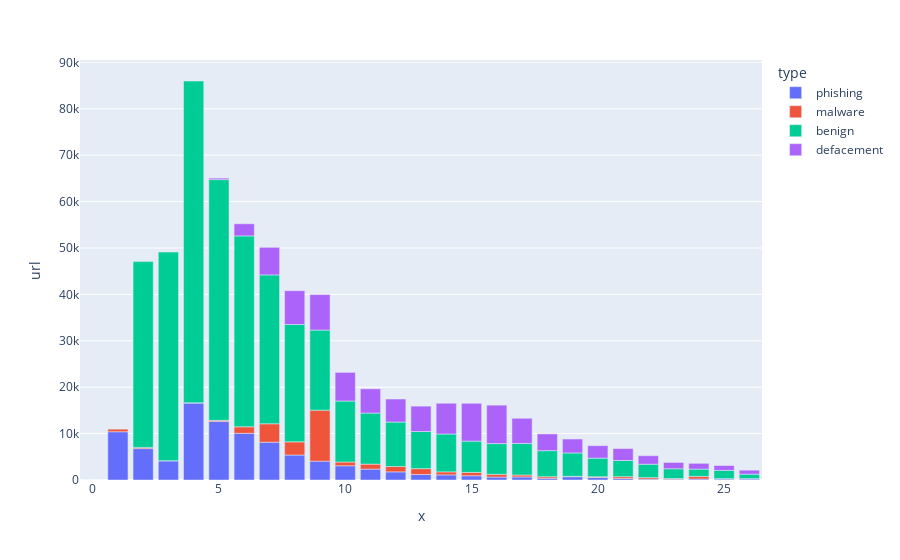

The notebook cell this image was saved under:
### Code cell
v_c = data.groupby(["n_special_char", "type"]).count()
v_c["type"] = [v_c.index.values[i][1] for i in range(len(v_c))]
temp = v_c.iloc[:100]
fig = px.bar(temp, x=[v_c.index.values[i][0] for i in range(len(temp))], y="url", color = "type")
fig.show()

### Figure 1 — Plotly figure (JSON) as saved in the notebook; plotly's stock layout.template omitted (floating-point values rounded to 4 significant figures)
{"data": [{"alignmentgroup": "True", "hovertemplate": "type=phishing<br>x=%{x}<br>url=%{y}<extra></extra>", "legendgroup": "phishing", "marker": {"color": "#636efa", "pattern": {"shape": ""}}, "name": "phishing", "offsetgroup": "phishing", "orientation": "v", "showlegend": true, "textposition": "auto", "type": "bar", "x": [0, 1, 2, 3, 4, 5, 6, 7, 8, 9, 10, 11, 12, 13, 14, 15, 16, 17, 18, 19, 20, 21, 22, 23, 24, 25, 26], "xaxis": "x", "y": [3, 10396, 6773, 4136, 16612, 12597, 10062, 8145, 5383, 4062, 3065, 2349, 1752, 1190, 1098, 919, 634, 657, 371, 712, 528, 310, 182, 166, 220, 217, 234], "yaxis": "y"}, {"alignmentgroup": "True", "hovertemplate": "type=malware<br>x=%{x}<br>url=%{y}<extra></extra>", "legendgroup": "malware", "marker": {"color": "#EF553B", "pattern": {"shape": ""}}, "name": "malware", "offsetgroup": "malware", "orientation": "v", "showlegend": true, "textposition": "auto", "type": "bar", "x": [1, 2, 3, 4, 5, 6, 7, 8, 9, 10, 11, 12, 13, 14, 15, 16, 17, 18, 19, 20, 21, 22, 23, 24, 25, 26], "xaxis": "x", "y": [560, 246, 26, 14, 264, 1402, 3970, 2833, 10994, 808, 1072, 1165, 1261, 655, 723, 585, 420, 341, 85, 177, 398, 329, 150, 561, 75, 60], "yaxis": "y"}, {"alignmentgroup": "True", "hovertemplate": "type=benign<br>x=%{x}<br>url=%{y}<extra></extra>", "legendgroup": "benign", "marker": {"color": "#00cc96", "pattern": {"shape": ""}}, "name": "benign", "offsetgroup": "benign", "orientation": "v", "showlegend": true, "textposition": "auto", "type": "bar", "x": [2, 3, 4, 5, 6, 7, 8, 9, 10, 11, 12, 13, 14, 15, 16, 17, 18, 19, 20, 21, 22, 23, 24, 25, 26], "xaxis": "x", "y": [40048, 44947, 69354, 51876, 41132, 32082, 25291, 17247, 13150, 10992, 9573, 7995, 8158, 6737, 6626, 6798, 5613, 5029, 4007, 3495, 2891, 2105, 1565, 1783, 960], "yaxis": "y"}, {"alignmentgroup": "True", "hovertemplate": "type=defacement<br>x=%{x}<br>url=%{y}<extra></extra>", "legendgroup": "defacement", "marker": {"color": "#ab63fa", "pattern": {"shape": ""}}, "name": "defacement", "offsetgroup": "defacement", "orientation": "v", "showlegend": true, "textposition": "auto", "type": "bar", "x": [5, 6, 7, 8, 9, 10, 11, 12, 13, 14, 15, 16, 17, 18, 19, 20, 21, 22, 23, 24, 25, 26], "xaxis": "x", "y": [316, 2614, 5942, 7283, 7653, 6165, 5240, 4958, 5470, 6627, 8149, 8286, 5424, 3612, 3004, 2685, 2569, 1837, 1357, 1247, 1047, 862], "yaxis": "y"}], "layout": {"barmode": "relative", "legend": {"title": {"text": "type"}, "tracegroupgap": 0}, "margin": {"t": 60}, "xaxis": {"anchor": "y", "domain": [0, 1], "title": {"text": "x"}}, "yaxis": {"anchor": "x", "domain": [0, 1], "title": {"text": "url"}}}}
